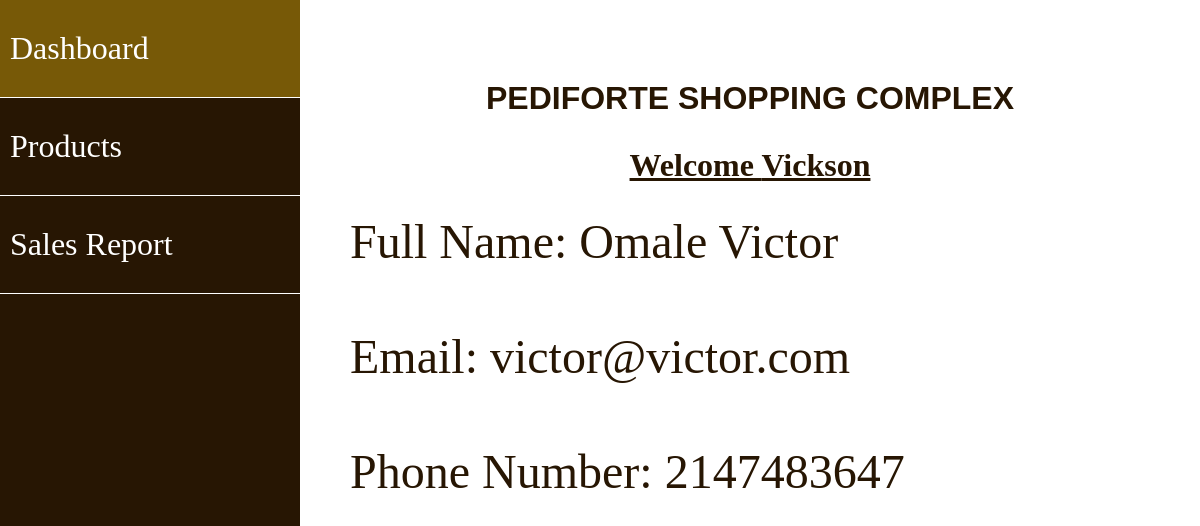
Screenshot of / (signed in) with the database file from the repository.
### tables this page shows
CREATE TABLE `reg_form` (
  `user_id` int(11) NOT NULL,
  `firstname` varchar(100) NOT NULL,
  `lastname` varchar(100) NOT NULL,
  `username` varchar(100) NOT NULL,
  `email` varchar(100) NOT NULL,
  `phone` int(11) NOT NULL,
  `password` varchar(100) NOT NULL
);

### index.php (the view, shortened to what this page needs)
<?php
require_once "process.php";
$user_id = $_SESSION['id'];
$query = "SELECT * from reg_form WHERE user_id = $user_id";
$result = mysqli_query($conn, $query);
$row = mysqli_fetch_assoc($result);
?>
<!DOCTYPE html>
<html lang="en">
<head>
    <link rel="stylesheet" href="homestyling.css">
</head>
<body>
<?php
    require_once "nav.php"
    ?>
    <div class="right-side">
        <h1>PEDIFORTE SHOPPING COMPLEX</h1>
        <?php
                    echo "<h2>Welcome " . $row['username'] . "</h2>";
                    echo "<p>Full Name: " . $row['lastname'] . " " . $row['firstname'] . "</p>";
                    echo "<p>Email: " . $row['email'] . "</p>";
                    echo "<p>Phone Number: " . $row['phone'] . "</p>";
        ?>
    </div>
</body>
</html>

### homestyling.css (style rules this page uses)
* { margin: 0; padding: 0; box-sizing: border-box; }
.right-side { height: 100vh; width: 75%; margin-left: 25%; padding: 50px; }
.right-side h1 { color: rgb(39, 22, 3); font-size: 2rem; font-family: Verdana, Geneva, Tahoma, sans-serif; text-align: center; padding: 30px 0px; }
.right-side h2 { font-size: 2rem; color: rgb(39, 22, 3); text-align: center; text-decoration: underline; }
.right-side p { font-size: 3rem; color: rgb(39, 22, 3); padding: 30px 0px; }

### navstyling.css (style rules this page uses)
* { margin: 0; padding: 0; box-sizing: border-box; }

### rows the page displays
reg_form: username "Vickson", lastname "Omale", firstname "Victor", email "victor@victor.com", phone "2147483647"
